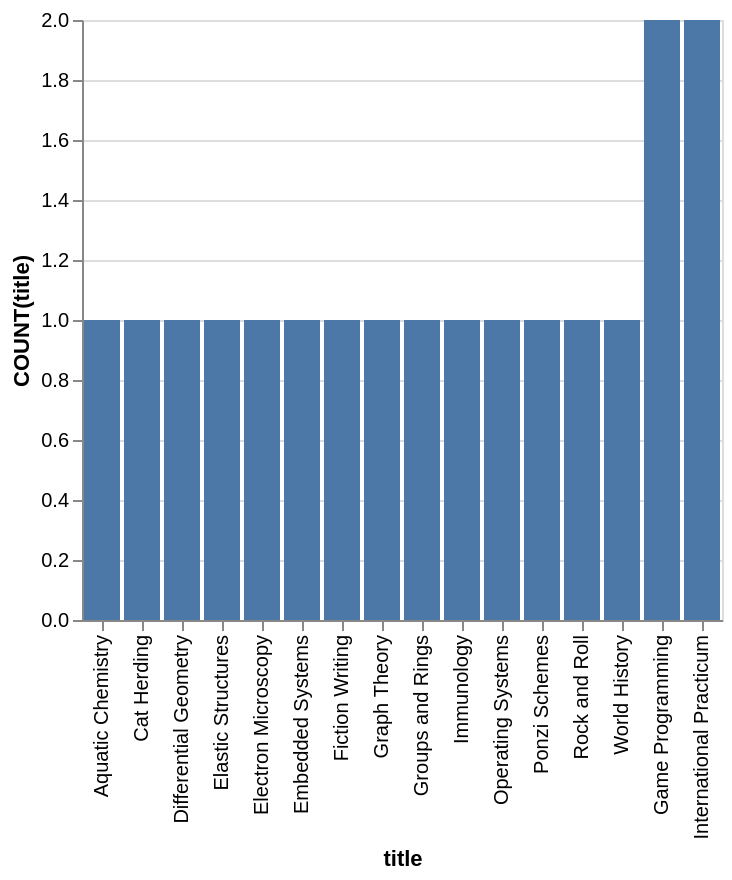

The Vega-Lite source for this figure:
### Vega-Lite specification from a JSON file in a GitHub repository (floating-point values rounded to 4 significant figures)
{"data": {"values": [{"x_data": "Aquatic Chemistry", "y_data": 1}, {"x_data": "Cat Herding", "y_data": 1}, {"x_data": "Differential Geometry", "y_data": 1}, {"x_data": "Elastic Structures", "y_data": 1}, {"x_data": "Electron Microscopy", "y_data": 1}, {"x_data": "Embedded Systems", "y_data": 1}, {"x_data": "Fiction Writing", "y_data": 1}, {"x_data": "Graph Theory", "y_data": 1}, {"x_data": "Groups and Rings", "y_data": 1}, {"x_data": "Immunology", "y_data": 1}, {"x_data": "Operating Systems", "y_data": 1}, {"x_data": "Ponzi Schemes", "y_data": 1}, {"x_data": "Rock and Roll", "y_data": 1}, {"x_data": "World History", "y_data": 1}, {"x_data": "Game Programming", "y_data": 2}, {"x_data": "International Practicum", "y_data": 2}]}, "mark": "bar", "encoding": {"x": {"field": "x_data", "type": "nominal", "title": "title", "sort": {"op": "sum", "field": "y_data", "order": "ascending"}}, "y": {"field": "y_data", "type": "quantitative", "title": "COUNT(title)"}}}
